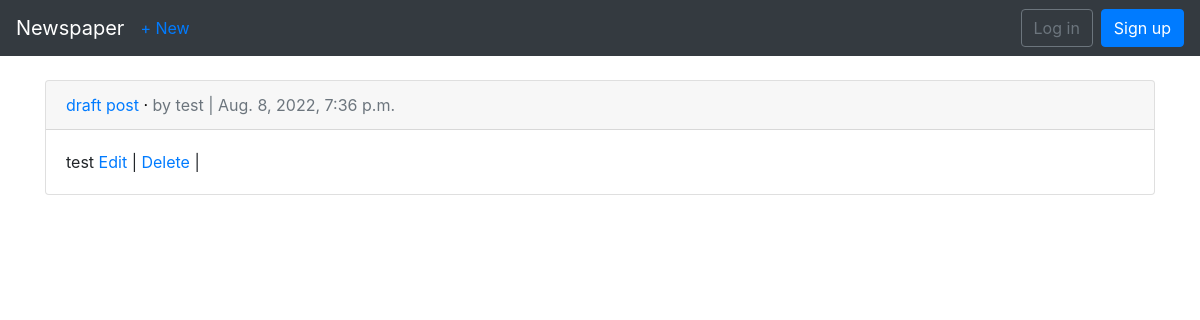
/articles/draft/, run on an earlier commit of the app's database.
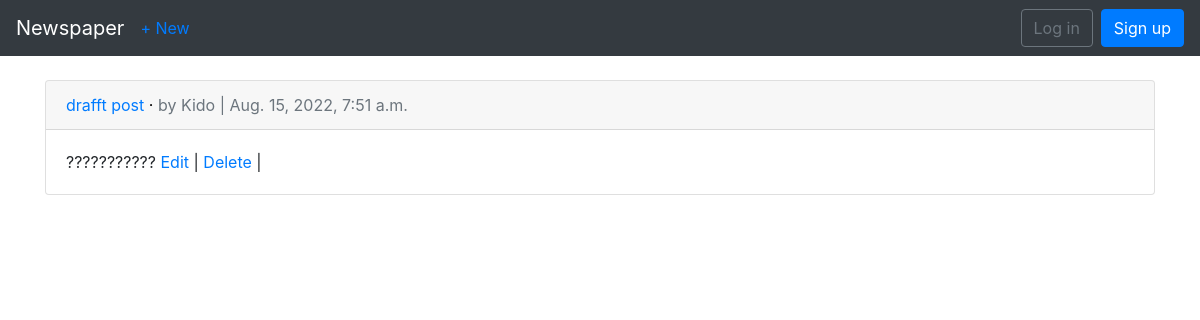
And on a later commit of the database.
### articles/models.py (models this page shows, shortened)
class Article(models.Model):
    title = models.CharField(max_length=255)
    body = models.TextField()
    category = models.ForeignKey(
        Category, related_name='articles', on_delete=models.SET_NULL, null=True
    )
    date = models.DateTimeField(auto_now_add=True)
    author = models.ForeignKey(
        settings.AUTH_USER_MODEL,
        on_delete=models.CASCADE,
    )
    views = models.IntegerField(default=0, null=True, blank=True)
    draft = models.BooleanField(default=False)
    objects = models.Manager()
    draft_true = DraftManager()

### users/models.py (models this page shows)
class CustomUser(AbstractUser):
    age = models.PositiveIntegerField(null=True, blank=True)

### articles/views.py (the view)
# urls.py: path('draft/', cache_page(30)(views.DraftArticleListView.as_view()), name='article_draft'),
class DraftArticleListView(ListView):
    model = Article
    template_name = 'articles/article_draft.html'

### articles/models.py (called while the page is built)
    def get_queryset(self):
        return super().get_queryset().filter(draft=True)

### articles/templatetags/article_tag.py (called while the page is built)
@register.simple_tag()
def get_all_draft_articles():
    return Article.draft_true.all()

### articles/templates/articles/article_draft.html (shortened to what this page needs)
{% extends 'base.html' %}
{% load article_tag %}
{% block content %}
    {% get_all_draft_articles as draft_articles %}
    {% for article in draft_articles %}
        <div class="card">
            <div class="card-header">
                    <a href="{% url 'article_detail' article.pk %}">{{article.title}}</a></span> &middot;
                <span class="text-muted">by {{article.author}} | {{article.date}}</span>
            </div>
            <div class="card-body">
                {{article.body}}
                <a href="{% url 'article_edit' article.pk %}">Edit</a> |
                <a href="{% url 'article_delete' article.pk %}">Delete</a> |
            </div>
        </div>
        <br>
    {% endfor %}
{% endblock %}

What changed in the data, as far as the page shows it:
removed Article: title "draft post", author "test", date "Aug. 8, 2022, 7:36 p.m.", body "test"
added Article: title "drafft post", author "Kido", date "Aug. 15, 2022, 7:51 a.m.", body "???????????"
